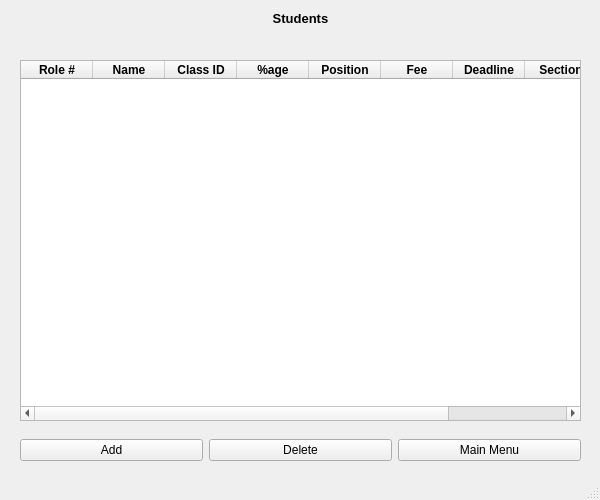
<?xml version="1.0" encoding="UTF-8"?>
<ui version="4.0">
 <class>MainWindow</class>
 <widget class="QMainWindow" name="MainWindow">
  <property name="geometry">
   <rect>
    <x>0</x>
    <y>0</y>
    <width>600</width>
    <height>500</height>
   </rect>
  </property>
  <property name="windowTitle">
   <string>MainWindow</string>
  </property>
  <widget class="QWidget" name="centralwidget">
   <widget class="QTableWidget" name="StudentsTable">
    <property name="enabled">
     <bool>true</bool>
    </property>
    <property name="geometry">
     <rect>
      <x>20</x>
      <y>60</y>
      <width>561</width>
      <height>361</height>
     </rect>
    </property>
    <property name="font">
     <font>
      <weight>75</weight>
      <bold>true</bold>
     </font>
    </property>
    <property name="accessibleDescription">
     <string notr="true"/>
    </property>
    <property name="autoFillBackground">
     <bool>true</bool>
    </property>
    <attribute name="horizontalHeaderDefaultSectionSize">
     <number>72</number>
    </attribute>
    <column>
     <property name="text">
      <string>Role #</string>
     </property>
     <property name="font">
      <font>
       <weight>75</weight>
       <bold>true</bold>
      </font>
     </property>
    </column>
    <column>
     <property name="text">
      <string>Name</string>
     </property>
     <property name="font">
      <font>
       <weight>75</weight>
       <bold>true</bold>
      </font>
     </property>
    </column>
    <column>
     <property name="text">
      <string>Class ID</string>
     </property>
     <property name="font">
      <font>
       <weight>75</weight>
       <bold>true</bold>
      </font>
     </property>
    </column>
    <column>
     <property name="text">
      <string>%age</string>
     </property>
     <property name="font">
      <font>
       <weight>75</weight>
       <bold>true</bold>
      </font>
     </property>
    </column>
    <column>
     <property name="text">
      <string>Position</string>
     </property>
     <property name="font">
      <font>
       <weight>75</weight>
       <bold>true</bold>
      </font>
     </property>
    </column>
    <column>
     <property name="text">
      <string>Fee</string>
     </property>
     <property name="font">
      <font>
       <weight>75</weight>
       <bold>true</bold>
      </font>
     </property>
    </column>
    <column>
     <property name="text">
      <string>Deadline</string>
     </property>
     <property name="font">
      <font>
       <weight>75</weight>
       <bold>true</bold>
      </font>
     </property>
    </column>
    <column>
     <property name="text">
      <string>Section</string>
     </property>
     <property name="font">
      <font>
       <weight>75</weight>
       <bold>true</bold>
      </font>
     </property>
    </column>
    <column>
     <property name="text">
      <string>Class</string>
     </property>
     <property name="font">
      <font>
       <weight>75</weight>
       <bold>true</bold>
      </font>
     </property>
    </column>
   </widget>
   <widget class="QWidget" name="verticalLayoutWidget">
    <property name="geometry">
     <rect>
      <x>20</x>
      <y>10</y>
      <width>561</width>
      <height>41</height>
     </rect>
    </property>
    <layout class="QVBoxLayout" name="verticalLayout">
     <item>
      <widget class="QLabel" name="label">
       <property name="text">
        <string>&lt;html&gt;&lt;head/&gt;&lt;body&gt;&lt;p align=&quot;center&quot;&gt;&lt;span style=&quot; font-size:10pt; font-weight:600;&quot;&gt;Students&lt;/span&gt;&lt;/p&gt;&lt;/body&gt;&lt;/html&gt;</string>
       </property>
      </widget>
     </item>
     <item alignment="Qt::AlignHCenter">
      <widget class="QLabel" name="error_msg">
       <property name="text">
        <string/>
       </property>
      </widget>
     </item>
    </layout>
   </widget>
   <widget class="QWidget" name="horizontalLayoutWidget">
    <property name="geometry">
     <rect>
      <x>20</x>
      <y>430</y>
      <width>561</width>
      <height>41</height>
     </rect>
    </property>
    <layout class="QHBoxLayout" name="horizontalLayout">
     <item>
      <widget class="QPushButton" name="addBtn">
       <property name="text">
        <string>Add</string>
       </property>
      </widget>
     </item>
     <item>
      <widget class="QPushButton" name="delBtn">
       <property name="text">
        <string>Delete</string>
       </property>
      </widget>
     </item>
     <item>
      <widget class="QPushButton" name="mainMenuBtn">
       <property name="text">
        <string>Main Menu</string>
       </property>
      </widget>
     </item>
    </layout>
   </widget>
  </widget>
  <widget class="QStatusBar" name="statusbar"/>
  <action name="actionViewRev">
   <property name="text">
    <string>Students</string>
   </property>
  </action>
  <action name="actionAddClient">
   <property name="text">
    <string>Add</string>
   </property>
  </action>
  <action name="actionViewClient">
   <property name="text">
    <string>View</string>
   </property>
  </action>
  <action name="actionAddInvoice">
   <property name="text">
    <string>Add</string>
   </property>
  </action>
  <action name="actionViewInvoice">
   <property name="text">
    <string>View</string>
   </property>
  </action>
  <action name="actionViewExpenses">
   <property name="text">
    <string>Expenses</string>
   </property>
  </action>
  <action name="actionLogout">
   <property name="text">
    <string>Logout</string>
   </property>
  </action>
 </widget>
 <resources/>
 <connections/>
</ui>
